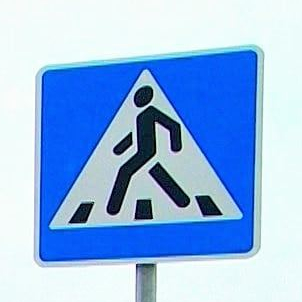
#> input picture pedestrian_crossing.jpg, 302 x 302 px
$ python pedestrian.py
#> lines starting #> are read from the running program, lines starting #| are printed output that depends on the picture; after the words box and inside, x2 and y2 are one past the last pixel; in counts of white or black regions, pixels touching at a corner belong together
import cv2
import numpy as np
# Print the version of OpenCV


cv2.namedWindow('image')
cv2.createTrackbar('upper', 'image', 0, 255, lambda x: print(x))
#> slider 'upper' is set to 255
# Wait for any key to be pressed
img = cv2.imread("pedestrian_crossing.jpg")
#> img is the input picture: shape (302, 302, 3); mean B, G, R 230.3, 183.9, 147.4
# Convert the image to grayscale
gray = cv2.cvtColor(img, cv2.COLOR_BGR2GRAY)
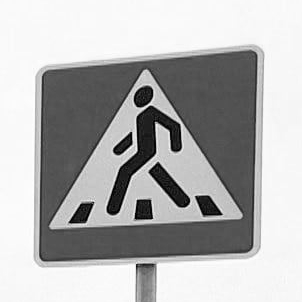
#> gray: shape (302, 302); min 1, max 255, mean 178.3

upper = 0
lower = 10
while True:
    # 0 means wait for any key to be pressed
    # 1 means wait for 1 millisecond
    cv2.imshow("image", img)
    # cv2.imshow("Gray", gray)

    upper = cv2.getTrackbarPos('upper', 'image')
    mask = cv2.inRange(gray,
                        lower,
                        upper)
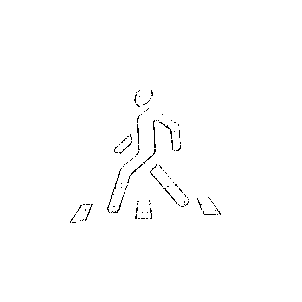
#> mask: shape (302, 302); 99.3% white; black in thin lines or dots, all inside (x1, y1, x2, y2) = (70, 90, 221, 223)

    k = cv2.waitKey(1)
#> (key Esc is pressed here)
    cv2.imshow("Mask", mask)
    if k == 27:
        break


cv2.destroyAllWindows()
